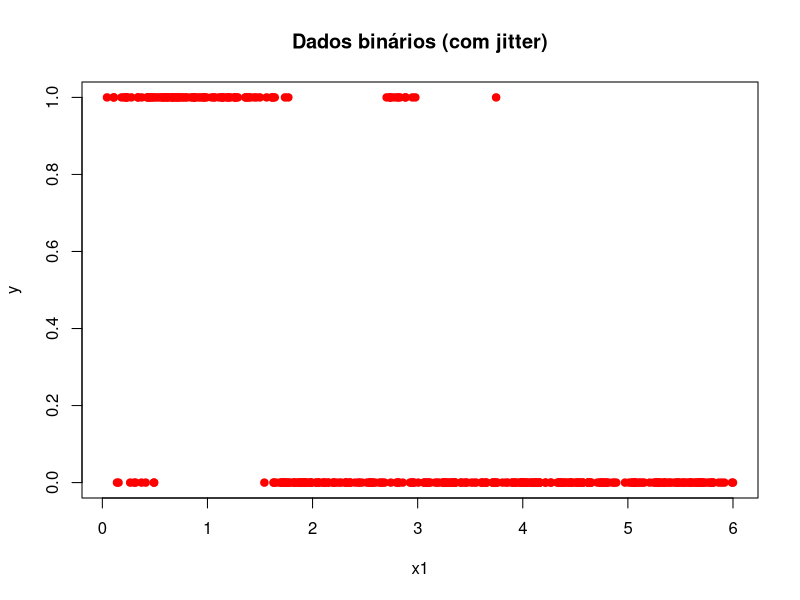
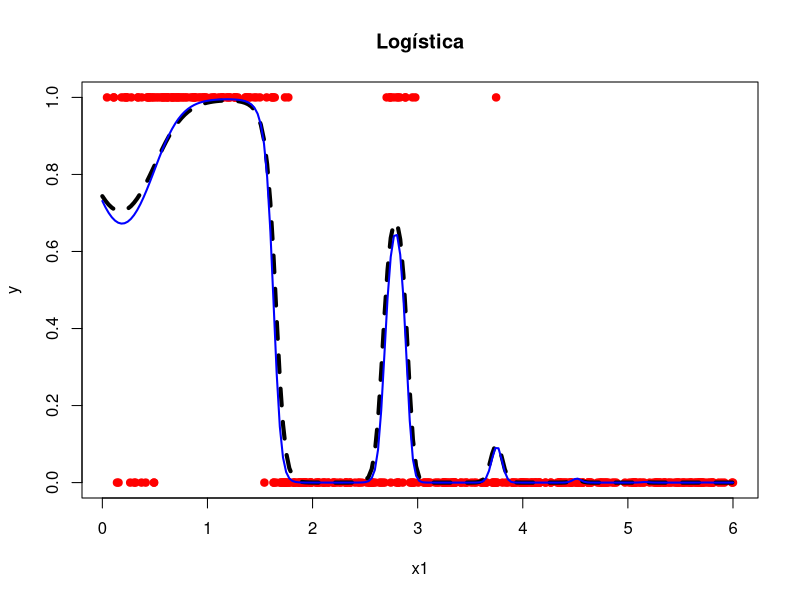
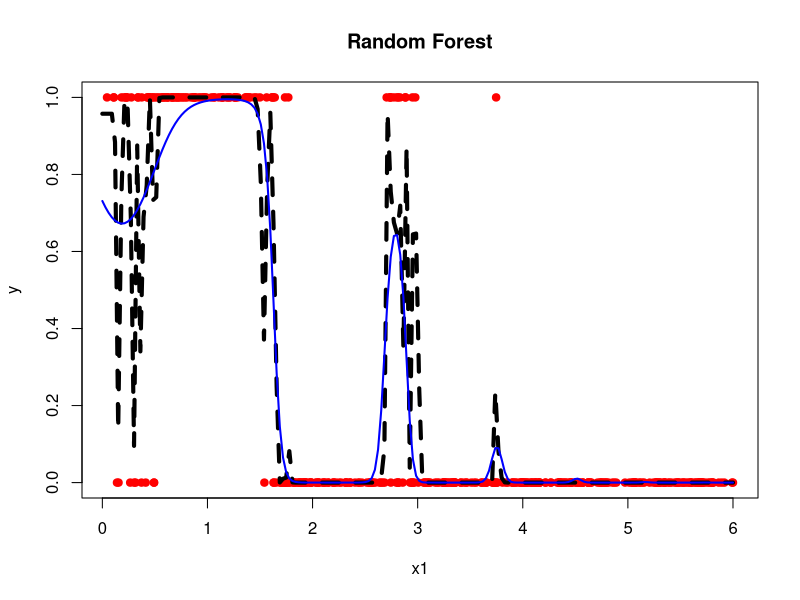
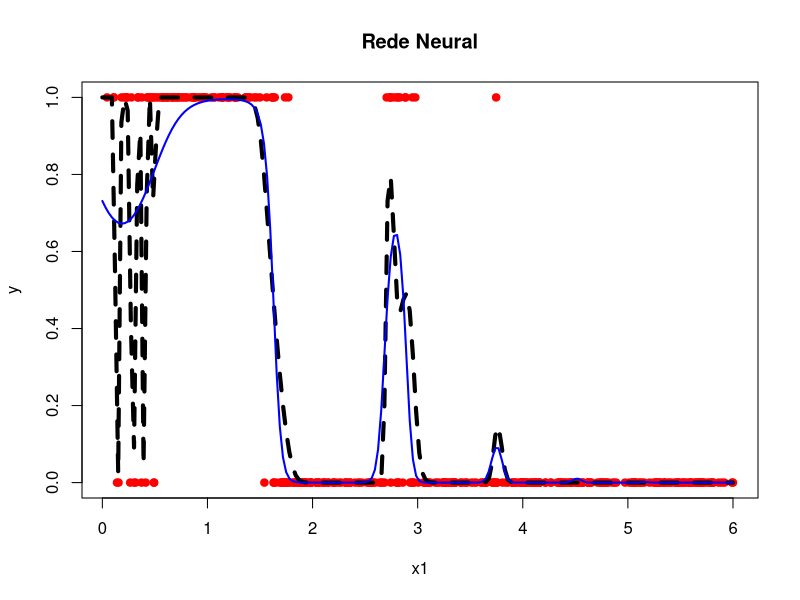
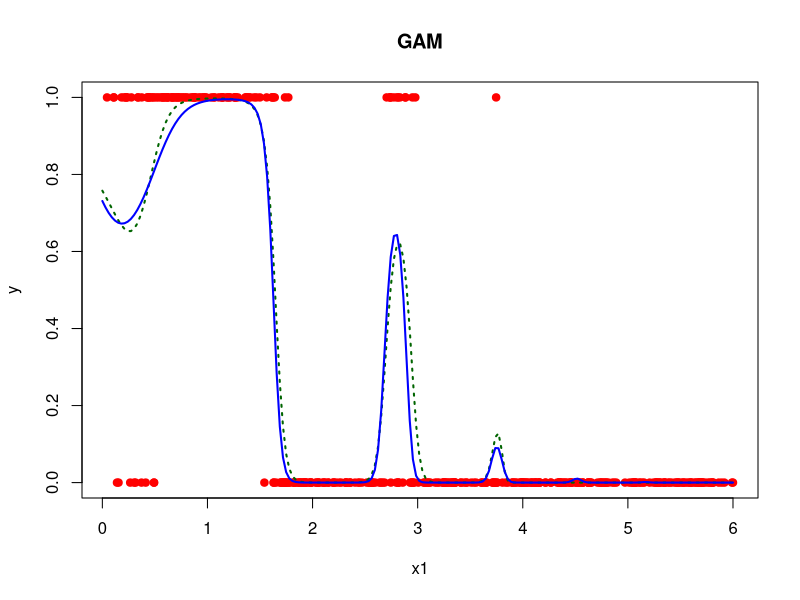

The R source for these figures, in order: (Note: this script raises an error after producing the figures.)
# -------------------------------------------------------------
# Simulação de Dados Binários e Comparação: Logística vs RF vs MLP
# -------------------------------------------------------------
set.seed(1056)
nobs <- 400

# -------------------------------------------------------------
# 1. Geração dos Dados Binários
# -------------------------------------------------------------
x1 <- runif(nobs, 0, 6)                     # Covariável uniforme
mu <- 1 - 3 * x1 + 8 * sin(x1^2)            # Função determinística
p <- 1 / (1 + exp(-mu))                    # Transformação logística
y <- rbinom(nobs, size = 1, prob = p)       # Resposta binária

# Visualização dos dados
plot(x1, y, pch = 19, col = "red", main = "Dados binários (com jitter)")

# Grid para predições
xx <- seq(0, 6, length = 200)
mu_true <- 1 - 3 * xx + 8 * sin(xx^2)
p_true <- 1 / (1 + exp(-mu_true))

# -------------------------------------------------------------
# 2. Ajuste com Regressão Logística
# -------------------------------------------------------------
fit_logit <- glm(y ~ x1 + I(x1^3) + I(sin(x1^2)), family = binomial)
summary(fit_logit)

ypred_logit <- predict(fit_logit, newdata = list(x1 = xx), type = "response")

# Visualização
plot(x1, y, pch = 19, col = "red", main = "Logística")
lines(xx, ypred_logit, col = 'black', lwd = 4, lty = 2)
lines(xx, p_true, col = 'blue', lwd = 2)     # Probabilidade verdadeira

# -------------------------------------------------------------
# 3. Ajuste com Random Forest
# -------------------------------------------------------------
library(randomForest)
fitRF <- randomForest(as.factor(y) ~ x1, ntree = 5000)
ypredRF <- predict(fitRF, newdata = list(x1 = xx), type = "prob")[,2]

# Visualização
plot(x1, y, pch = 19, col = "red", main = "Random Forest")
lines(xx, ypredRF, col = 'black', lwd = 4, lty = 2)
lines(xx, p_true, col = 'blue', lwd = 2)

# -------------------------------------------------------------
# 4. Ajuste com Rede Neural (MLP)
# -------------------------------------------------------------
library(nnet)

x1_df <- data.frame(x1 = x1)
xx_df <- data.frame(x1 = xx)

nn_mod <- nnet::nnet(
  x = x1_df,
  y = class.ind(y),          # Codifica y como 0/1 (necessário p/ classificação)
  size = 100,
  softmax = TRUE,            # Para classificação
  maxit = 1000,
  decay = 1e-4,
  trace = FALSE
)

ypredMLP <- predict(nn_mod, newdata = xx_df)[,2]  # Probabilidade da classe 1

# Visualização
plot(x1, y, pch = 19, col = "red", main = "Rede Neural")
lines(xx, ypredMLP, col = 'black', lwd = 4, lty = 2)
lines(xx, p_true, col = 'blue', lwd = 2)




library(mgcv)
fit_gam <- gam(y ~ s(x1), family = binomial)
plot(x1, y, pch = 19, col = "red", main = "GAM")
pred_gam <- predict(fit_gam, newdata = data.frame(x1 = xx), type = "response")
lines(xx, pred_gam, col = 'darkgreen', lwd = 2, lty = 3)
lines(xx, p_true, col = 'blue', lwd = 2)




semean <- function(x) Hmisc::binconf(sum(x == 1), length(x))

bin_dat <- function(x, y, binx = 0.25){
  t.breaks <- cut(x, seq(min(x), max(x), by = binx))
  means <- tapply(y, t.breaks, mean)
  means.se <- tapply(y, t.breaks, semean) %>% do.call(rbind.data.frame, .)
  gbin <- data.frame(
    x = seq(binx + min(x), max(x), by = binx),
    y = means,
    ymin = means.se$Lower,
    ymax = means.se$Upper
  )
  return(gbin)
}

gbin <- bin_dat(x1, y)

# ---------------------------
# Gráfico com ggplot
# ---------------------------

ggplot() +
  geom_point(aes(x = x1, y = y), color = "red", shape = 16, position = position_jitter(height = 0.02)) +
#  geom_line(aes(x = xx, y = pred_gam), color = "darkgreen", lwd = 1.5, linetype = "dashed") +
#  geom_line(aes(x = xx, y = p_true), color = "blue", lwd = 1) +
#  geom_errorbar(data = gbin, aes(x = x, y = y, ymin = ymin, ymax = ymax), width = 0.05, color = "#9C4045") +
#  geom_point(data = gbin, aes(x = x, y = y), size = 3, fill = "#9C4045", shape = 21, color = "orange") +
#  labs(title = "GAM fit with binned data and confidence intervals",
#       x = "x1", y = "Probability") +
  theme_xkcd()



ggplot() +
  geom_point(aes(x = x1, y = y), color = "red", shape = 16, position = position_jitter(height = 0.03)) +
  geom_line(aes(x = xx, y = pred_gam), color = "darkgreen", lwd = 1.5, linetype = "dashed") +
  geom_line(aes(x = xx, y = p_true), color = "blue", lwd = 1) +
  geom_errorbar(data = gbin, aes(x = x, y = y, ymin = ymin, ymax = ymax), width = 0.05, color = "#9C4045") +
  geom_point(data = gbin, aes(x = x, y = y), size = 3, fill = "#9C4045", shape = 21, color = "orange") +
  labs(x = "x1", y = "Probability") +
  theme_xkcd()
